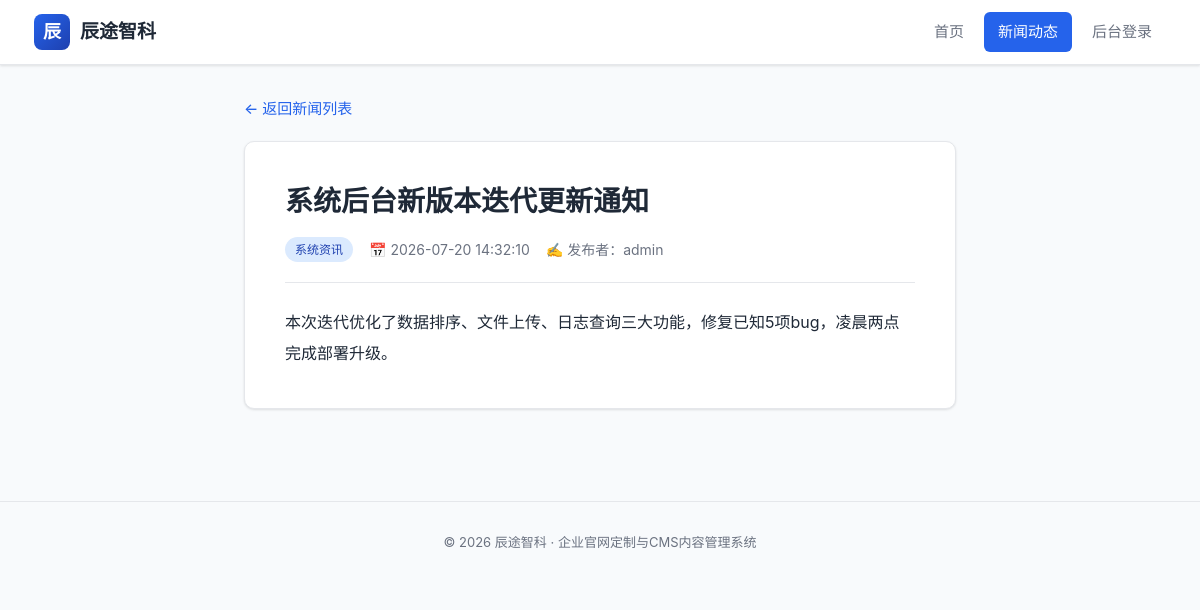
The page /news/2 on the database its author committed.
### app_company_cms.py (models this page shows)
class News(Base):
    __tablename__ = 'news'
    id = Column(Integer, primary_key=True, autoincrement=True)
    title = Column(String(200), nullable=False)
    content = Column(String, nullable=False)
    category = Column(String(50))
    commit = Column(String(80))
    created_at = Column(DateTime)
    def to_dict(self):
        return {
            "id": self.id,
            "title": self.title,
            "content": self.content,
            "category": self.category,
            "commit": self.commit,
            "created_at": self.created_at.strftime("%Y-%m-%d %H:%M:%S") if self.created_at else None,
        }

### app_company_cms.py (the view)
@app.route("/news/<int:id>", methods=["GET"])
def news_detail_page(id):
    db_session = Session()
    news = db_session.query(News).get(id)
    if not news:
        return render_template("news_detail.html", news=None, error="新闻不存在"), 404
    return render_template("news_detail.html", news=news.to_dict())

### app_company_cms.py (called while the page is built)
@app.teardown_appcontext
def remove_session(exception=None):
    Session.remove()

### templates/news_detail.html (shortened to what this page needs)
<!DOCTYPE html>
<html lang="zh-CN">
<head>
    <link rel="stylesheet" href="{{ url_for('static', filename='css/style.css') }}">
</head>
<body>
    <nav class="navbar">
        <div class="navbar-inner">
            <a href="/" class="brand">
                <span class="brand-logo">辰</span>
                <span>辰途智科</span>
            </a>
            <div class="nav-links">
                <a href="/">首页</a>
                <a href="/news" class="active">新闻动态</a>
                <a href="/login">后台登录</a>
            </div>
        </div>
    </nav>
    <div class="container-narrow">
        <a href="/news" class="back-link">← 返回新闻列表</a>
        {% if news %}
        <article class="detail-card">
            <h1 class="detail-title">{{ news.title }}</h1>
            <div class="detail-meta">
                <span class="tag tag-{{ news.category }}">{{ news.category }}</span>
                <span>📅 {{ news.created_at }}</span>
                <span>✍ 发布者：{{ news.commit }}</span>
            </div>
            <div class="detail-content">{{ news.content }}</div>
        </article>
        {% endif %}
    </div>
    <footer class="footer">
        © 2026 辰途智科 · 企业官网定制与CMS内容管理系统
    </footer>
</body>
</html>

### static/css/style.css (style rules this page uses)
* { margin: 0; padding: 0; box-sizing: border-box; }
:root { --primary: #2563eb; --primary-dark: #1e40af; --primary-light: #dbeafe; --text-main: #1f2937; --text-muted: #6b7280; --bg-page: #f8fafc; --bg-card: #ffffff; --border: #e5e7eb; --danger: #dc2626; --danger-light: #fee2e2; --success: #16a34a; --shadow: 0 1px 3px rgba(0, 0, 0, 0.08), 0 1px 2px rgba(0, 0, 0, 0.04); --shadow-lg: 0 10px 25px rgba(0, 0, 0, 0.08), 0 4px 10px rgba(0, 0, 0, 0.04); --radius: 10px; }
body { font-family: -apple-system, BlinkMacSystemFont, "Segoe UI", "PingFang SC", "Hiragino Sans GB", "Microsoft YaHei", sans-serif; color: var(--text-main); background: var(--bg-page); line-height: 1.6; font-size: 15px; }
a { color: var(--primary); text-decoration: none; transition: color 0.2s; }
.navbar { background: var(--bg-card); border-bottom: 1px solid var(--border); position: sticky; top: 0; z-index: 100; box-shadow: var(--shadow); }
.navbar-inner { max-width: 1180px; margin: 0 auto; padding: 0 24px; height: 64px; display: flex; align-items: center; justify-content: space-between; }
.brand { display: flex; align-items: center; gap: 10px; font-size: 19px; font-weight: 700; color: var(--text-main); }
.brand-logo { width: 36px; height: 36px; border-radius: 8px; background: linear-gradient(135deg, var(--primary), var(--primary-dark)); color: #fff; display: flex; align-items: center; justify-content: center; font-size: 18px; font-weight: 700; }
.nav-links { display: flex; align-items: center; gap: 6px; }
.nav-links a { padding: 8px 14px; border-radius: 6px; color: var(--text-muted); font-weight: 500; transition: all 0.2s; }
.nav-links a.active { background: var(--primary); color: #fff; }
.container-narrow { max-width: 760px; margin: 0 auto; padding: 32px 24px; }
.tag { display: inline-block; padding: 3px 10px; border-radius: 20px; font-size: 12px; font-weight: 500; background: var(--primary-light); color: var(--primary-dark); }
.tag-系统资讯 { background: #dbeafe; color: #1e40af; }
.detail-card { background: var(--bg-card); border: 1px solid var(--border); border-radius: var(--radius); padding: 40px; box-shadow: var(--shadow); }
.detail-title { font-size: 28px; font-weight: 700; margin-bottom: 16px; line-height: 1.4; }
.detail-meta { display: flex; align-items: center; gap: 16px; color: var(--text-muted); font-size: 14px; padding-bottom: 20px; border-bottom: 1px solid var(--border); margin-bottom: 24px; }
.detail-content { font-size: 16px; line-height: 1.9; color: var(--text-main); white-space: pre-wrap; }
.back-link { display: inline-flex; align-items: center; gap: 6px; margin-bottom: 20px; font-weight: 500; }
.footer { text-align: center; padding: 30px 24px; color: var(--text-muted); font-size: 13px; border-top: 1px solid var(--border); margin-top: 60px; }

### rows shown on the page
News: title "系统后台新版本迭代更新通知", category "系统资讯", commit "admin", content "本次迭代优化了数据排序、文件上传、日志查询三大功能，修复已知5项bug，凌晨两点完成部署升级。"

### other values the page prints
{{ news.created_at }} "2026-07-20 14:32:10"
